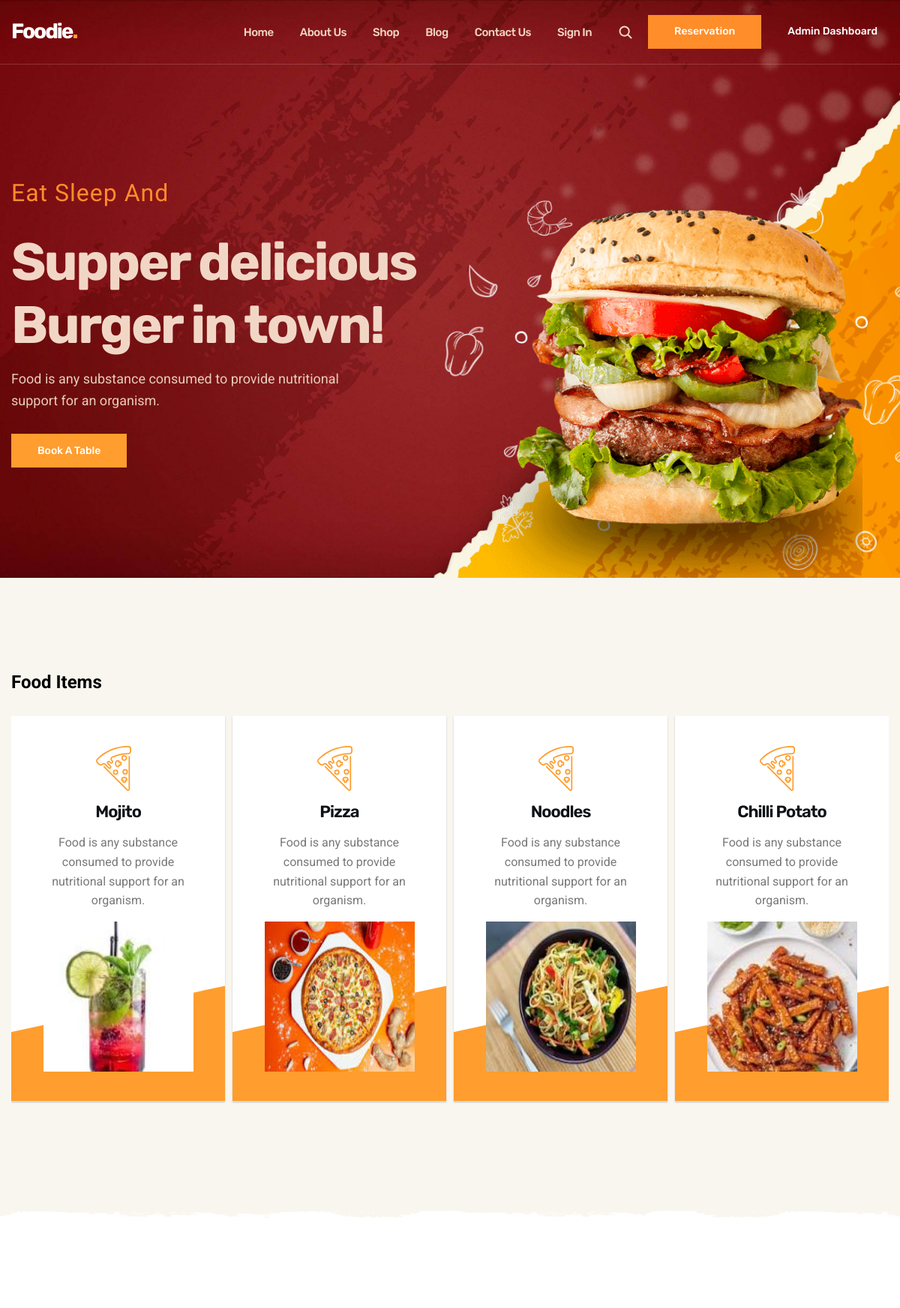
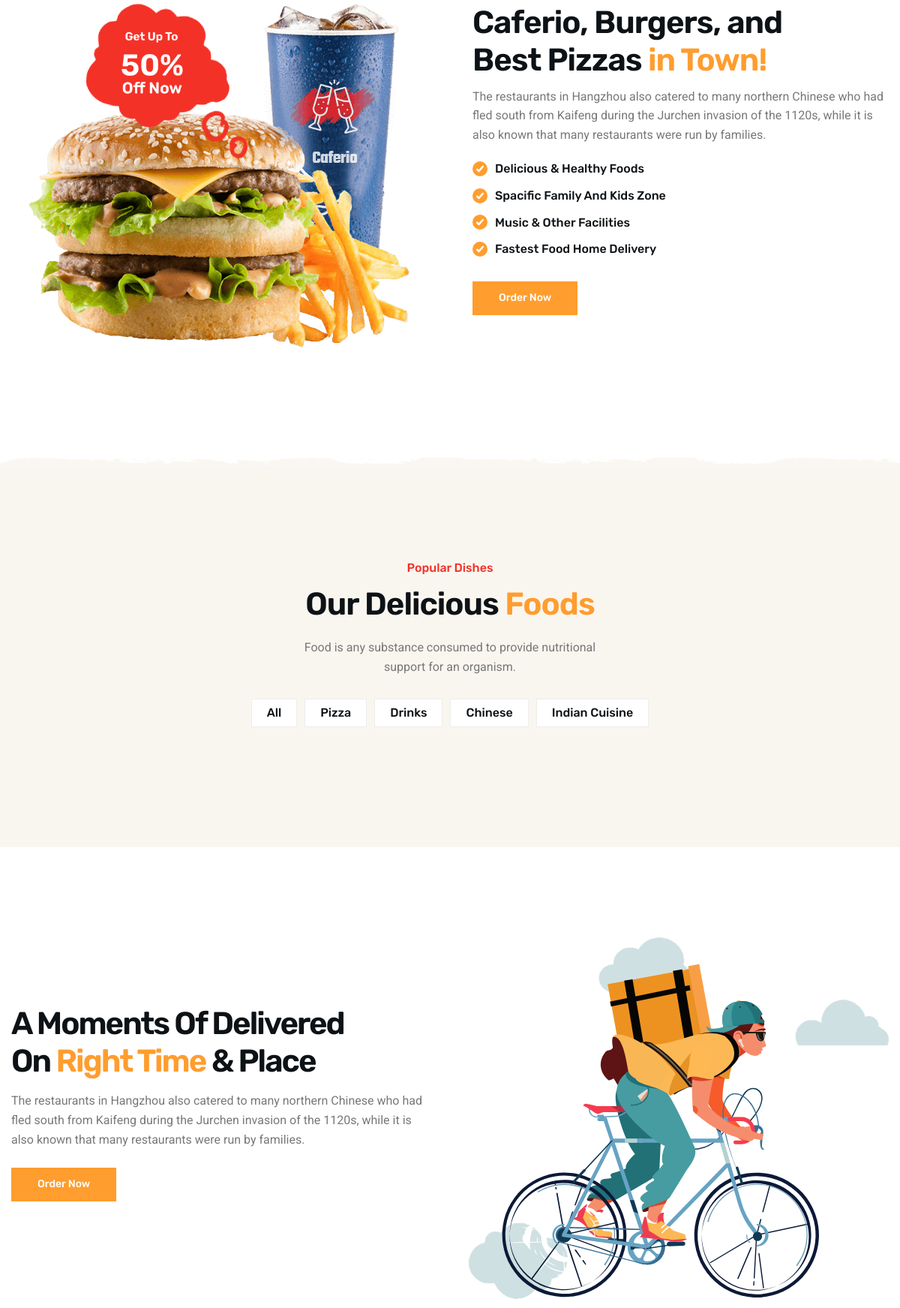
/home/ (upper part), run on the app's committed database (2 pictures, top to bottom).
### Home_App/models.py (models this page shows)
class food_table(models.Model):
    food_id = models.AutoField(primary_key=True)
    food_title = models.CharField(max_length=30)
    description = models.CharField(max_length=50)
    price = models.IntegerField()
    img_name = models.CharField(max_length=20)
    category_id = models.ForeignKey(category_table,on_delete=models.CASCADE)
    feature = models.CharField(max_length=20)

### Home_App/views.py (the view)
# urls.py: path('home/',hv.index, name='home'),
def index(request):
    food_items = food_table.objects.all()
    index_categories_all(request,'all')
    if request.user.is_authenticated:
        fname = request.user.first_name
        return render(request, 'index.html', { 'fname': fname},{'food_items':food_items})
    else:
        return render(request, 'index.html',{'food_items':food_items})

### Home_App/views.py (called while the page is built)
def index_categories_all(request,selected_category):
    food_items = food_table.objects.all()
    user = request.user if request.user.is_authenticated else None
    return render(request,'index.html',{'food_items_category_wise':food_items, 'selected_category': selected_category, 'user':user})

### Template/index.html (shortened to what this page needs)
<!DOCTYPE html>
<html lang="en">
{% load static %}
<head>
  <link rel="stylesheet" href="{% static 'css/style.css' %} ">
</head>
<body id="top">
  <header class="header" data-header>
    <div class="container">
      <h1>
        <a href="#" class="logo">Foodie<span class="span">.</span></a>
      </h1>
      <nav class="navbar" data-navbar>
        <ul class="navbar-list">
          <li class="nav-item">
            <a href="#index" class="navbar-link" data-nav-link>Home</a>
          </li>
          <li class="nav-item">
            <a href="#about" class="navbar-link" data-nav-link>About Us</a>
          </li>
          <li class="nav-item">
            <a href="#food-menu" class="navbar-link" data-nav-link>Shop</a>
          </li>
          <li class="nav-item">
            <a href="#blog" class="navbar-link" data-nav-link>Blog</a>
          </li>
          <li class="nav-item">
            <a href="#" class="navbar-link" data-nav-link>Contact Us</a>
          </li>
          {% if user.is_authenticated %}
          <li><a href="/gotocart" class="navbar-link"> Go To Cart </a></li>
          <li><a href="/signout" class="navbar-link"> Log Out </a></li>
          {% else %}
          <li><a href="/login" class="navbar-link"> Sign In </a></li>
          {% endif %}
        </ul>
      </nav>
      <div class="header-btn-group">
        <button class="search-btn" aria-label="Search" data-search-btn>
          <ion-icon name="search-outline"></ion-icon>
        </button>
        <button class="btn btn-hover">Reservation</button>
        <a class="admin-dash-btn" href="/admin-login">Admin Dashboard</a>
      </div>
    </div>
  </header>
  <main>
    <article>
      <section class="hero" id="home">
        <div class="container">
          <div class="hero-content">
            <p class="hero-subtitle">Eat Sleep And</p>
            <h2 class="h1 hero-title">Supper delicious Burger in town!</h2>
            <p class="hero-text">Food is any substance consumed to provide nutritional support for an organism.</p>
            <button class="btn"> <a href="#book-table"> Book A Table </a></button>
          </div>
          <figure class="hero-banner">
            <img src="{% static 'images/hero-banner.png' %}" width="700" height="637" loading="lazy" alt="Burger"
              class="w-100 hero-img">
          </figure>
        </div>
      </section>
      <section class="section section-divider white promo">
        <div class="container">
          <h2 class="heading-category" style="color: black;">Food Items</h2><br>
          <ul class="promo-list has-scrollbar">
            {% for food_item in food_items %}
            <li class="promo-item">
              <div class="promo-card">
                <div class="card-icon">
                </div>
                <h3 class="h3 card-title">{{ food_item.food_title }}</h3>
                <p class="card-text">
                  Food is any substance consumed to provide nutritional support for an organism.
                </p>
                <center>
                  <img src=" {% static 'images/' %}{{ food_item.img_name }}" alt="{{ food_item.food_title }}"
                    class="fixed-size-image" loading="lazy">
                </center>
              </div>
            </li>
            {% endfor %}
          </ul>
        </div>
      </section>
      <section class="section section-divider gray about" id="about">
        <div class="container">
          <div class="about-banner">
            <img src="{% static 'images/about-banner.png' %}" width="509" height="459" loading="lazy"
              alt="Burger with Drinks" class="w-100 about-img">
            <img src="{% static 'images/sale-shape-red.png' %}" width="216" height="226" alt="get up to 50% off now"
              class="abs-img scale-up-anim">
          </div>
          <div class="about-content">
            <h2 class="h2 section-title">
              Caferio, Burgers, and Best Pizzas
              <span class="span">in Town!</span>
            </h2>
            <p class="section-text">
              The restaurants in Hangzhou also catered to many northern Chinese who had fled south from Kaifeng during
              the Jurchen
              invasion of the 1120s, while it is also known that many restaurants were run by families.
            </p>
            <ul class="about-list">
              <li class="about-item">
                <ion-icon name="checkmark-outline"></ion-icon>
                <span class="span">Delicious & Healthy Foods</span>
              </li>
              <li class="about-item">
                <ion-icon name="checkmark-outline"></ion-icon>
                <span class="span">Spacific Family And Kids Zone</span>
              </li>
              <li class="about-item">
                <ion-icon name="checkmark-outline"></ion-icon>
                <span class="span">Music & Other Facilities</span>
              </li>
              <li class="about-item">
                <ion-icon name="checkmark-outline"></ion-icon>
                <span class="span">Fastest Food Home Delivery</span>
              </li>
            </ul>
            <a href="#food-menu" ><button class="btn btn-hover" >Order Now</button></a>
          </div>
        </div>
      </section>
      <section class="section food-menu" id="food-menu">
        <div class="container">
          <p class="section-subtitle">Popular Dishes</p>
          <h2 class="h2 section-title">
            Our Delicious <span class="span">Foods</span>
          </h2>
          <p class="section-text">
            Food is any substance consumed to provide nutritional support for an organism.
          </p>
          <ul class="fiter-list">
            <li id="all">
              <a href="{% url 'category-all' selected_category='all' %}#all" class="filter-btn {% if selected_category == 'all' %}active{% endif %}" >All</a>
            </li>
            <li id="pizza">
              <a href="{% url 'category-pizza' selected_category='pizza' category_id=8 %}#pizza" class="filter-btn {% if selected_category == 'pizza' %}active{% endif %}" >Pizza</a>
            </li>
            <li id="drinks">
              <a href="{% url 'category-drinks' selected_category='drinks' category_id=5 %}#drinks" class="filter-btn {% if selected_category == 'drinks' %}active{% endif %}" >Drinks</a>
            </li>
            <li id="chinese">
              <a href="{% url 'category-chinese' selected_category='chinese' category_id=11 %}#chinese" class="filter-btn {% if selected_category == 'chinese' %}active{% endif %}" >Chinese</a>
            </li>
            <li id="indian">
              <a href="{% url 'category-indian' selected_category='indian' category_id=7 %}#indian" class="filter-btn {% if selected_category == 'indian' %}active{% endif %}" >Indian Cuisine</a>
            </li>
          </ul>
        </div>
      </section>
      <section class="section section-divider gray delivery">
        <div class="container">
          <div class="delivery-content">
            <h2 class="h2 section-title">
              A Moments Of Delivered On <span class="span">Right Time</span> & Place
            </h2>
            <p class="section-text">
              The restaurants in Hangzhou also catered to many northern Chinese who had fled south from Kaifeng during
              the Jurchen
              invasion of the 1120s, while it is also known that many restaurants were run by families.
            </p>
            <a href="#food-menu"><button class="btn btn-hover">Order Now</button></a>
          </div>
          <figure class="delivery-banner">
            <img src="{% static 'images/delivery-boy.svg' %}" width="1000" height="880" loading="lazy" alt="delivery boy"
              class="w-100 delivery-img" data-delivery-boy>
          </figure>
        </div>
      </section>
       <br><br><br><br><br><br><br><br>
    </article>
  </main>
</body>
</html>

### data on the page
food_table: food_title "Mojito", img_name (picture)
food_table: food_title "Pizza", img_name (picture)
food_table: food_title "Noodles", img_name (picture)
food_table: food_title "Chilli Potato", img_name (picture)
